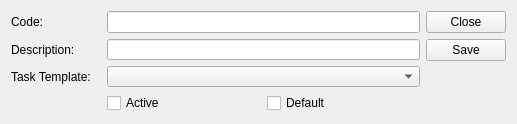
<?xml version="1.0" encoding="UTF-8"?>
<ui version="4.0">
 <comment>This file is part of the xTuple ERP: PostBooks Edition, a free and
open source Enterprise Resource Planning software suite,
Copyright (c) 1999-2019 by OpenMFG LLC, d/b/a xTuple.
It is licensed to you under the Common Public Attribution License
version 1.0, the full text of which (including xTuple-specific Exhibits)
is available at www.xtuple.com/CPAL.  By using this software, you agree
to be bound by its terms.</comment>
 <class>projectType</class>
 <widget class="QWidget" name="projectType">
  <property name="geometry">
   <rect>
    <x>0</x>
    <y>0</y>
    <width>517</width>
    <height>124</height>
   </rect>
  </property>
  <property name="minimumSize">
   <size>
    <width>410</width>
    <height>100</height>
   </size>
  </property>
  <property name="windowTitle">
   <string>Project Type</string>
  </property>
  <layout class="QHBoxLayout" name="horizontalLayout">
   <item>
    <layout class="QGridLayout" name="gridLayout_2">
     <item row="0" column="0">
      <widget class="XLabel" name="_codeLit">
       <property name="minimumSize">
        <size>
         <width>90</width>
         <height>0</height>
        </size>
       </property>
       <property name="text">
        <string>Code:</string>
       </property>
      </widget>
     </item>
     <item row="1" column="1">
      <widget class="XLineEdit" name="_typeDescr">
       <property name="focusPolicy">
        <enum>Qt::StrongFocus</enum>
       </property>
       <property name="fieldName">
        <string>disp_descr</string>
       </property>
      </widget>
     </item>
     <item row="2" column="0">
      <widget class="XLabel" name="_templateLit">
       <property name="minimumSize">
        <size>
         <width>0</width>
         <height>0</height>
        </size>
       </property>
       <property name="toolTip">
        <string>If a task template is optionally selected, the tasks are defaulted into the project when created</string>
       </property>
       <property name="text">
        <string>Task Template:</string>
       </property>
      </widget>
     </item>
     <item row="0" column="1">
      <widget class="XLineEdit" name="_typeCode">
       <property name="focusPolicy">
        <enum>Qt::StrongFocus</enum>
       </property>
       <property name="fieldName">
        <string>disp_code</string>
       </property>
      </widget>
     </item>
     <item row="1" column="0">
      <widget class="XLabel" name="_descrLit">
       <property name="minimumSize">
        <size>
         <width>0</width>
         <height>0</height>
        </size>
       </property>
       <property name="text">
        <string>Description:</string>
       </property>
      </widget>
     </item>
     <item row="2" column="1">
      <widget class="XComboBox" name="_template">
       <property name="sizePolicy">
        <sizepolicy hsizetype="Expanding" vsizetype="Fixed">
         <horstretch>0</horstretch>
         <verstretch>0</verstretch>
        </sizepolicy>
       </property>
       <property name="allowNull">
        <bool>true</bool>
       </property>
       <property name="type">
        <enum>XComboBox::Adhoc</enum>
       </property>
      </widget>
     </item>
     <item row="3" column="1">
      <layout class="QHBoxLayout" name="horizontalLayout_2">
       <item>
        <widget class="QCheckBox" name="_active">
         <property name="text">
          <string>Active</string>
         </property>
        </widget>
       </item>
       <item>
        <widget class="QCheckBox" name="_default">
         <property name="text">
          <string>Default</string>
         </property>
        </widget>
       </item>
      </layout>
     </item>
    </layout>
   </item>
   <item>
    <layout class="QVBoxLayout" name="verticalLayout">
     <item>
      <widget class="QPushButton" name="_close">
       <property name="text">
        <string>Close</string>
       </property>
       <property name="shortcut">
        <string>Esc</string>
       </property>
      </widget>
     </item>
     <item>
      <widget class="QPushButton" name="_save">
       <property name="text">
        <string>Save</string>
       </property>
       <property name="shortcut">
        <string>Return</string>
       </property>
      </widget>
     </item>
     <item>
      <spacer name="verticalSpacer">
       <property name="orientation">
        <enum>Qt::Vertical</enum>
       </property>
       <property name="sizeHint" stdset="0">
        <size>
         <width>20</width>
         <height>40</height>
        </size>
       </property>
      </spacer>
     </item>
    </layout>
   </item>
  </layout>
 </widget>
 <customwidgets>
  <customwidget>
   <class>XComboBox</class>
   <extends>QComboBox</extends>
   <header>xcombobox.h</header>
  </customwidget>
  <customwidget>
   <class>XLabel</class>
   <extends>QLabel</extends>
   <header>xlabel.h</header>
  </customwidget>
  <customwidget>
   <class>XLineEdit</class>
   <extends>QLineEdit</extends>
   <header>xlineedit.h</header>
   <container>1</container>
  </customwidget>
 </customwidgets>
 <tabstops>
  <tabstop>_typeCode</tabstop>
  <tabstop>_typeDescr</tabstop>
  <tabstop>_template</tabstop>
  <tabstop>_active</tabstop>
  <tabstop>_default</tabstop>
  <tabstop>_save</tabstop>
  <tabstop>_close</tabstop>
 </tabstops>
 <resources/>
 <connections/>
</ui>
